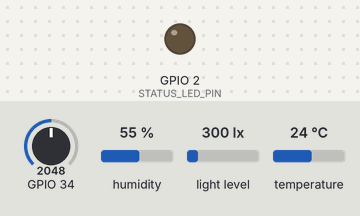
Recording of a sketch running on a simulated ESP32. Shown: output pins drawn as LEDs (lit = HIGH). Wiring (inferred from the names in the program): BH1750 light sensor at I2C address 0x23; AHT10/20 sensor at I2C address 0x38. Dashed ring = blinking. The inputs (shaded band) are chosen by the test bench; at power-on: GPIO 34 = 2048, humidity 55 %, light level 300 lx, temperature 24 °C (analog values on the 0–4095 scale). WiFi joins after 1.5 s; servers stay silent unless stated; the local clock reads 2024-03-15 10:24:30 at power-on unless the sketch sets it; EEPROM starts erased; no MQTT or app messages arrive unless stated; what the sketch prints to the serial monitor is not drawn.

Above: at 0.0 s.
At 1.9 s:
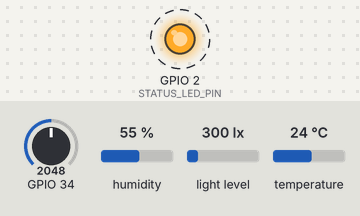
At 3.2 s:
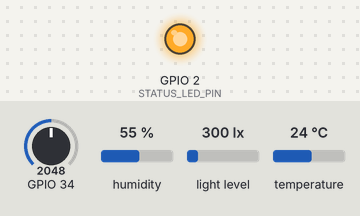
3.3 s: GPIO 34 set to 1056
11.5 s: GPIO 34 set to 974
Timing chart, 0 to 14.5 s (numbered marks = the images above; inputs shaded):
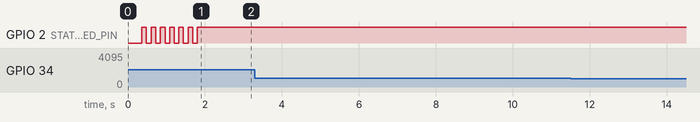

The sketch:

node-a.ino
```cpp
/*
 * SmartOffice – Firmware Node A (office-env-01): node cảm biến môi trường.
 *
 *   Cảm biến : AHT20 (nhiệt độ/độ ẩm), BH1750 (ánh sáng), LD2410C (hiện diện), MQ-135 (không khí)
 *   Gửi lên  : office/office-env-01/telemetry (QoS 1, mặc định 5 giây/lần)
 *              office/office-env-01/status    (QoS 1, retained, heartbeat 30 giây, LWT {"online":false})
 *              office/office-env-01/ack       (xác nhận cấu hình)
 *   Nhận về  : office/office-env-01/config    (telemetryIntervalSec, retained)
 *              office/office-env-01/command   (node này không có cơ cấu chấp hành -> trả ACK FAILED)
 *
 * Yêu cầu: Arduino-ESP32 core 3.x, thư viện "MQTT" (256dpi) và "ArduinoJson" 7.x.
 * Trước khi nạp: sao chép secrets.example.h thành secrets.h và điền Wi-Fi + mật khẩu MQTT.
 */
#include <Arduino.h>
#include <ArduinoJson.h>
#include <Preferences.h>
#include <esp_task_wdt.h>

#include "config.h"
#include "net_mqtt.h"
#include "sensors.h"

static Preferences prefs;
static uint32_t telemetryIntervalSec = DEFAULT_TELEMETRY_INTERVAL_SEC;
static uint32_t lastTelemetryMs = 0, lastStatusMs = 0, telemetrySeq = 0;
static char jsonBuffer[640];

static double round2(float value) {
  return round((double)value * 100.0) / 100.0;
}

// ---------------------------------------------------------------- status / heartbeat
static void publishStatus() {
  JsonDocument doc;
  doc["online"] = true;
  doc["fwVersion"] = FW_VERSION;
  doc["hwVersion"] = HW_VERSION;
  // Không gửi "mode": chế độ AUTO/MANUAL do backend quản lý, thiết bị gửi lên sẽ ghi đè lựa chọn của người dùng.
  doc["telemetryIntervalSec"] = telemetryIntervalSec;
  doc["uptimeSec"] = millis() / 1000;
  doc["rssi"] = netRssi();
  doc["ip"] = netIp();
  doc["reconnects"] = netConnectCount() > 0 ? netConnectCount() - 1 : 0;
  serializeJson(doc, jsonBuffer, sizeof(jsonBuffer));
  if (netPublish(TOPIC_STATUS, jsonBuffer, true, 1)) {
    Serial.printf("[STATUS] %s\n", jsonBuffer);
  }
  lastStatusMs = millis();
}

// ---------------------------------------------------------------- telemetry
static void publishTelemetry() {
  lastTelemetryMs = millis();

  EnvReading reading;
  sensorsRead(reading);
  Quality overall = reading.overall();

  JsonDocument doc;
  doc["deviceId"] = DEVICE_ID;
  doc["seq"] = ++telemetrySeq;                 // số thứ tự, dùng để đo tỷ lệ mất bản tin
  char timestamp[24];
  if (netTimeIso(timestamp, sizeof(timestamp))) doc["ts"] = timestamp;   // tùy chọn, chỉ khi có NTP

  if (reading.hasClimate) {
    doc["temperature"] = round2(reading.temperature);   // °C
    doc["humidity"] = round2(reading.humidity);         // %RH
  }
  if (reading.hasLux) doc["lux"] = round2(reading.lux); // lux
  if (reading.hasPresence) {
    doc["presence"] = reading.presence;
    doc["distanceCm"] = reading.distanceCm;
    doc["movingEnergy"] = reading.movingEnergy;
    doc["staticEnergy"] = reading.staticEnergy;
  }
  if (reading.hasAir) doc["airRaw"] = reading.airRaw;   // 0..4095

  doc["quality"] = qualityName(overall);
  if (overall != Q_VALID) {                    // chi tiết từng cảm biến khi có vấn đề
    JsonObject detail = doc["qualityDetail"].to<JsonObject>();
    detail["temperature"] = qualityName(reading.qClimate);
    detail["lux"] = qualityName(reading.qLux);
    detail["presence"] = qualityName(reading.qPresence);
#if ENABLE_MQ135
    detail["airRaw"] = qualityName(reading.qAir);
#endif
  }
  doc["rssi"] = netRssi();

  serializeJson(doc, jsonBuffer, sizeof(jsonBuffer));
  bool sent = netPublish(TOPIC_TELEMETRY, jsonBuffer, false, 1);
  Serial.printf("[TELEMETRY]%s %s\n", sent ? "" : " (KHONG GUI - mat ket noi)", jsonBuffer);
}

// ---------------------------------------------------------------- config / command
static void sendConfigAck(const char *configId, bool success, const char *message) {
  JsonDocument ack;
  ack["configId"] = configId;
  ack["status"] = success ? "SUCCESS" : "FAILED";
  if (message) ack["message"] = message;
  serializeJson(ack, jsonBuffer, sizeof(jsonBuffer));
  netPublish(TOPIC_ACK, jsonBuffer, false, 1);
  Serial.printf("[ACK] %s\n", jsonBuffer);
}

static void handleConfig(JsonDocument &doc) {
  const char *configId = doc["configId"] | "";
  if (configId[0] == '\0') {
    Serial.println("[CONFIG] Thieu configId, bo qua");
    return;
  }
  if (!doc["telemetryIntervalSec"].isNull()) {
    long interval = doc["telemetryIntervalSec"].is<long>() ? doc["telemetryIntervalSec"].as<long>() : -1;
    if (interval < 1 || interval > 3600) {
      sendConfigAck(configId, false, "telemetryIntervalSec phai trong khoang 1..3600");
      return;
    }
    if ((uint32_t)interval != telemetryIntervalSec) {
      telemetryIntervalSec = (uint32_t)interval;
      prefs.putUInt("intervalSec", telemetryIntervalSec);   // lưu flash, giữ lại sau khi mất điện
    }
  }
  // servoOpenDeg / servoCloseDeg không áp dụng cho Node A nên được bỏ qua.
  Serial.printf("[CONFIG] %s ap dung: telemetryIntervalSec=%lu\n", configId, (unsigned long)telemetryIntervalSec);
  sendConfigAck(configId, true, nullptr);
  publishStatus();
}

static void handleCommand(JsonDocument &doc, uint32_t receivedAtMs) {
  const char *commandId = doc["commandId"] | "";
  if (commandId[0] == '\0') return;
  JsonDocument ack;
  ack["commandId"] = commandId;
  ack["target"] = doc["target"] | "";
  ack["status"] = "FAILED";
  ack["message"] = "Node A khong co co cau chap hanh";
  ack["latencyMs"] = millis() - receivedAtMs;
  serializeJson(ack, jsonBuffer, sizeof(jsonBuffer));
  netPublish(TOPIC_ACK, jsonBuffer, false, 1);
  Serial.printf("[ACK] %s\n", jsonBuffer);
}

static void onMessage(const String &topic, const String &payload, uint32_t receivedAtMs) {
  Serial.printf("[MQTT] %s <- %s\n", topic.c_str(), payload.c_str());
  if (payload.length() == 0) return;   // retained bị xóa
  JsonDocument doc;
  DeserializationError error = deserializeJson(doc, payload);
  if (error || !doc.is<JsonObject>()) {
    Serial.printf("[MQTT] JSON khong hop le (%s), bo qua\n", error.c_str());
    return;
  }
  if (topic == TOPIC_CONFIG) handleConfig(doc);
  else if (topic == TOPIC_COMMAND) handleCommand(doc, receivedAtMs);
}

// ---------------------------------------------------------------- setup / loop
void setup() {
  Serial.begin(115200);
  delay(300);
  Serial.printf("\n=== SmartOffice Node A | %s | fw %s ===\n", DEVICE_ID, FW_VERSION);

  prefs.begin("node-a", false);
  telemetryIntervalSec = constrain(prefs.getUInt("intervalSec", DEFAULT_TELEMETRY_INTERVAL_SEC), 1U, 3600U);

  sensorsBegin();
  netBegin(onMessage);

  // Watchdog: nếu loop() bị treo quá lâu thì tự khởi động lại (độ ổn định 24 giờ – NFR-06).
  esp_task_wdt_config_t watchdog = {};
  watchdog.timeout_ms = WATCHDOG_TIMEOUT_SEC * 1000;
  watchdog.trigger_panic = true;
  esp_task_wdt_reconfigure(&watchdog);
  esp_task_wdt_add(NULL);
}

void loop() {
  esp_task_wdt_reset();
  sensorsPoll();
  netLoop();

  uint32_t now = millis();
  if (netTakeJustConnected()) {
    publishStatus();                       // báo online ngay sau khi (tái) kết nối, ghi đè LWT retained
  } else if (netConnected() && now - lastStatusMs >= HEARTBEAT_INTERVAL_SEC * 1000UL) {
    publishStatus();
  }

  if (now - lastTelemetryMs >= telemetryIntervalSec * 1000UL) {
    publishTelemetry();                    // khi mất mạng vẫn đọc và in ra Serial nhưng không gửi
  }
  delay(2);
}
```

net_mqtt.cpp
```cpp
// Wi-Fi + MQTT cho ESP32 (thư viện "MQTT" của Joel Gaehwiler / 256dpi – hỗ trợ publish QoS 1).
// File này giống hệt nhau ở firmware/node-a và firmware/node-b.
#include "net_mqtt.h"
#include "config.h"

#include <WiFi.h>
#include <MQTT.h>
#include <time.h>

#if MQTT_USE_TLS
#include <WiFiClientSecure.h>
static WiFiClientSecure netClient;
#else
static WiFiClient netClient;
#endif

static MQTTClient mqtt(MQTT_BUFFER_SIZE);
static NetMessageHandler messageHandler = nullptr;

// ---- Hàng đợi bản tin đến ----
// Thư viện không cho publish bên trong callback, nên callback chỉ xếp hàng; netLoop() xử lý sau.
static const uint8_t INBOX_SIZE = 6;
struct InMessage {
  String topic;
  String payload;
  uint32_t receivedAtMs;
};
static InMessage inbox[INBOX_SIZE];
static uint8_t inboxHead = 0, inboxCount = 0;

// ---- Trạng thái kết nối ----
static bool wifiUp = false;
static bool mqttUp = false;
static bool justConnected = false;
static bool ntpStarted = false;
static uint32_t nextWifiTryMs = 0, wifiBackoffMs = WIFI_BACKOFF_MIN_MS;
static uint32_t nextMqttTryMs = 0, mqttBackoffMs = MQTT_BACKOFF_MIN_MS;
static uint32_t connectCount = 0, droppedCount = 0, publishFailCount = 0;

static bool due(uint32_t now, uint32_t deadline) {
  return (int32_t)(now - deadline) >= 0;  // an toàn khi millis() tràn
}

static void onMqttMessage(String &topic, String &payload) {
  if (inboxCount >= INBOX_SIZE) {
    Serial.println("[NET] Hang doi ban tin day, bo 1 ban tin");
    return;
  }
  InMessage &slot = inbox[(inboxHead + inboxCount) % INBOX_SIZE];
  slot.topic = topic;
  slot.payload = payload;
  slot.receivedAtMs = millis();
  inboxCount++;
}

static void updateLed(uint32_t now) {
#if STATUS_LED_PIN >= 0
  bool on;
  if (mqttUp) on = true;                       // sáng đứng: đã kết nối broker
  else if (wifiUp) on = (now / 500) % 2;       // nháy chậm: có Wi-Fi, chưa có MQTT
  else on = (now / 120) % 2;                   // nháy nhanh: mất Wi-Fi
  digitalWrite(STATUS_LED_PIN, on ? HIGH : LOW);
#endif
}

static void tryMqttConnect(uint32_t now) {
  Serial.printf("[NET] Ket noi MQTT %s:%d voi user %s ...\n", MQTT_HOST, MQTT_PORT, MQTT_USERNAME);
  // LWT: broker tự phát {"online":false} (retained) khi thiết bị mất kết nối đột ngột.
  mqtt.setWill(TOPIC_STATUS, LWT_PAYLOAD, true, 1);

  if (mqtt.connect(MQTT_CLIENT_ID, MQTT_USERNAME, MQTT_PASSWORD)) {
    mqtt.subscribe(TOPIC_COMMAND, 1);
    mqtt.subscribe(TOPIC_CONFIG, 1);
    mqttUp = true;
    justConnected = true;
    connectCount++;
    mqttBackoffMs = MQTT_BACKOFF_MIN_MS;
    Serial.printf("[NET] MQTT da ket noi (lan thu %lu)\n", (unsigned long)connectCount);
    return;
  }

  int returnCode = (int)mqtt.returnCode();
  if (returnCode == 4 || returnCode == 5) {
    // 4 = sai username/password, 5 = không được phép: thiết bị bị khóa/thu hồi credential.
    Serial.printf("[NET] Broker TU CHOI dang nhap (ma %d): sai mat khau hoac thiet bi da bi thu hoi. Thu lai sau %d s\n",
                  returnCode, MQTT_AUTH_BACKOFF_MS / 1000);
    nextMqttTryMs = now + MQTT_AUTH_BACKOFF_MS;
    return;
  }
  Serial.printf("[NET] MQTT that bai (loi %d, ma %d). Thu lai sau %lu ms\n",
                (int)mqtt.lastError(), returnCode, (unsigned long)mqttBackoffMs);
  nextMqttTryMs = now + mqttBackoffMs;
  mqttBackoffMs = min<uint32_t>(mqttBackoffMs * 2, MQTT_BACKOFF_MAX_MS);
}

void netBegin(NetMessageHandler handler) {
  messageHandler = handler;
#if STATUS_LED_PIN >= 0
  pinMode(STATUS_LED_PIN, OUTPUT);
#endif

  WiFi.persistent(false);
  WiFi.mode(WIFI_STA);
  WiFi.setAutoReconnect(false);   // tự quản lý kết nối lại để có backoff rõ ràng
  WiFi.setSleep(WIFI_POWER_SAVE ? true : false);
  WiFi.setHostname(DEVICE_ID);

#if MQTT_USE_TLS
  netClient.setCACert(MQTT_CA_CERT);
#endif
  mqtt.begin(MQTT_HOST, MQTT_PORT, netClient);
  mqtt.setKeepAlive(MQTT_KEEPALIVE_SEC);
  mqtt.setCleanSession(true);
  mqtt.setTimeout(MQTT_TIMEOUT_MS);
  mqtt.onMessage(onMqttMessage);

  nextWifiTryMs = millis();
}

void netLoop() {
  uint32_t now = millis();
  updateLed(now);

  // ---------- Wi-Fi ----------
  if (WiFi.status() != WL_CONNECTED) {
    if (wifiUp) {
      wifiUp = false;
      mqttUp = false;
      wifiBackoffMs = WIFI_BACKOFF_MIN_MS;
      nextWifiTryMs = now;
      Serial.println("[NET] Mat ket noi Wi-Fi");
    }
    if (due(now, nextWifiTryMs)) {
      Serial.printf("[NET] Ket noi Wi-Fi \"%s\" (thu lai sau %lu ms neu chua duoc)\n",
                    WIFI_SSID, (unsigned long)wifiBackoffMs);
      WiFi.disconnect();
      WiFi.begin(WIFI_SSID, WIFI_PASSWORD);
      nextWifiTryMs = now + wifiBackoffMs;
      wifiBackoffMs = min<uint32_t>(wifiBackoffMs * 2, WIFI_BACKOFF_MAX_MS);
    }
    return;
  }
  if (!wifiUp) {
    wifiUp = true;
    wifiBackoffMs = WIFI_BACKOFF_MIN_MS;
    mqttBackoffMs = MQTT_BACKOFF_MIN_MS;
    nextMqttTryMs = now;
    Serial.printf("[NET] Wi-Fi OK, IP %s, RSSI %d dBm\n", WiFi.localIP().toString().c_str(), WiFi.RSSI());
    if (!ntpStarted) {
      configTime(0, 0, NTP_SERVER_1, NTP_SERVER_2);  // UTC, đồng bộ nền
      ntpStarted = true;
    }
  }

  // ---------- MQTT ----------
  if (!mqtt.connected()) {
    if (mqttUp) {
      mqttUp = false;
      mqttBackoffMs = MQTT_BACKOFF_MIN_MS;
      nextMqttTryMs = now + MQTT_BACKOFF_MIN_MS;
      Serial.printf("[NET] Mat ket noi MQTT (loi %d)\n", (int)mqtt.lastError());
    }
    if (due(now, nextMqttTryMs)) tryMqttConnect(now);
    return;
  }

  mqtt.loop();

  // Xử lý bản tin đã xếp hàng (ngoài callback nên handler được phép publish ACK).
  while (inboxCount > 0) {
    InMessage message = inbox[inboxHead];
    inbox[inboxHead].topic = "";
    inbox[inboxHead].payload = "";
    inboxHead = (inboxHead + 1) % INBOX_SIZE;
    inboxCount--;
    if (messageHandler) messageHandler(message.topic, message.payload, message.receivedAtMs);
  }
}

bool netConnected() {
  return mqttUp && mqtt.connected();
}

bool netTakeJustConnected() {
  if (!justConnected) return false;
  justConnected = false;
  return true;
}

bool netPublish(const char *topic, const char *payload, bool retained, int qos) {
  if (!netConnected()) {
    droppedCount++;   // không lưu lại để gửi bù: dữ liệu cũ gửi muộn sẽ làm sai rule/automation
    return false;
  }
  if (!mqtt.publish(topic, payload, retained, qos)) {
    publishFailCount++;
    Serial.printf("[NET] Publish that bai [%s] (loi %d)\n", topic, (int)mqtt.lastError());
    return false;
  }
  return true;
}

int netRssi() {
  return WiFi.status() == WL_CONNECTED ? WiFi.RSSI() : 0;
}

String netIp() {
  return WiFi.localIP().toString();
}

bool netTimeIso(char *buf, size_t len) {
  time_t now = time(nullptr);
  if (now < 1700000000) return false;   // chưa đồng bộ NTP
  struct tm utc;
  gmtime_r(&now, &utc);
  return strftime(buf, len, "%Y-%m-%dT%H:%M:%SZ", &utc) > 0;
}

uint32_t netConnectCount() { return connectCount; }
uint32_t netDroppedCount() { return droppedCount; }
uint32_t netPublishFailCount() { return publishFailCount; }
```

net_mqtt.h
```cpp
// Lớp kết nối dùng chung cho Node A và Node B: Wi-Fi + MQTT (QoS 1, LWT, tự kết nối lại có backoff).
// File này giống hệt nhau ở firmware/node-a và firmware/node-b.
#pragma once
#include <Arduino.h>

// Được gọi từ netLoop() (KHÔNG phải trong callback của thư viện) nên được phép publish bên trong.
// receivedAtMs = millis() lúc bản tin tới, dùng để tính latencyMs của ACK.
typedef void (*NetMessageHandler)(const String &topic, const String &payload, uint32_t receivedAtMs);

void netBegin(NetMessageHandler handler);
void netLoop();

bool netConnected();                 // true khi MQTT đang kết nối
bool netTakeJustConnected();         // true đúng 1 lần sau mỗi lần (re)connect -> gửi lại status
bool netPublish(const char *topic, const char *payload, bool retained = false, int qos = 1);

int netRssi();
String netIp();
bool netTimeIso(char *buf, size_t len);   // ISO-8601 UTC nếu đã đồng bộ NTP, ngược lại trả false

uint32_t netConnectCount();          // số lần kết nối MQTT thành công (1 = lần đầu)
uint32_t netDroppedCount();          // số bản tin bỏ qua vì đang mất kết nối
uint32_t netPublishFailCount();      // số lần publish không nhận được PUBACK
```

secrets.example.h
```cpp
// MẪU cấu hình bí mật. Sao chép file này thành "secrets.h" (cùng thư mục) rồi điền giá trị thật.
// secrets.h đã nằm trong .gitignore – KHÔNG commit mật khẩu thật lên GitHub.
#pragma once

// Wi-Fi 2.4 GHz (ESP32 không hỗ trợ 5 GHz)
#define WIFI_SSID      "YOUR_WIFI_SSID"
#define WIFI_PASSWORD  "YOUR_WIFI_PASSWORD"

// MQTT broker: IP LAN của máy chạy docker compose (không dùng "localhost")
#define MQTT_HOST      "192.168.1.100"
#define MQTT_PORT      1883

// Mật khẩu MQTT RIÊNG của thiết bị này (khớp MQTT_USERS trong deployment/.env).
// Username chính là DEVICE_ID trong config.h, mỗi thiết bị một tài khoản riêng.
#define MQTT_PASSWORD  "doi-mat-khau-env01"

// Chỉ cần khi bật MQTT_USE_TLS = 1 trong config.h: chứng chỉ CA của broker (PEM).
// #define MQTT_CA_CERT "-----BEGIN CERTIFICATE-----\n...\n-----END CERTIFICATE-----\n"
```

sensors.h
```cpp
// Đọc cảm biến Node A: AHT20, BH1750, LD2410C, MQ-135. Không dùng thư viện ngoài.
#pragma once
#include <Arduino.h>

// Thứ tự tăng dần theo mức độ xấu để lấy "mức xấu nhất" bằng max() (Contract mục 5.5).
enum Quality : uint8_t { Q_VALID = 0, Q_SUSPECT = 1, Q_INVALID = 2 };
const char *qualityName(Quality q);

struct EnvReading {
  // AHT20
  bool hasClimate = false;        // false = không đọc được -> không gửi temperature/humidity
  float temperature = 0, humidity = 0;
  Quality qClimate = Q_INVALID;
  // BH1750
  bool hasLux = false;
  float lux = 0;
  Quality qLux = Q_INVALID;
  // LD2410C
  bool hasPresence = false;       // false = radar im lặng -> KHÔNG được coi là phòng trống
  bool presence = false;
  uint16_t distanceCm = 0;
  uint8_t movingEnergy = 0, staticEnergy = 0;
  Quality qPresence = Q_INVALID;
  // MQ-135
  bool hasAir = false;
  int airRaw = 0;                 // 0..4095, giá trị ADC tương đối, không phải ppm
  Quality qAir = Q_INVALID;

  Quality overall() const;
};

void sensorsBegin();
void sensorsPoll();                       // gọi liên tục trong loop() để đọc UART của radar
void sensorsRead(EnvReading &reading);    // đọc một lượt đầy đủ (chặn khoảng 100 ms)
```

Source omitted: sensors.cpp (7291 bytes), config.h (3188 bytes)

Measured:
- after the input at 3.3 s, every drawn part: stays the same
- after the input at 11.5 s, every drawn part: stays the same
- by itself, GPIO 2 (STATUS_LED_PIN): alternates HIGH for 0.12 s and LOW for 0.12 s, 13 changes in all, then stays HIGH
